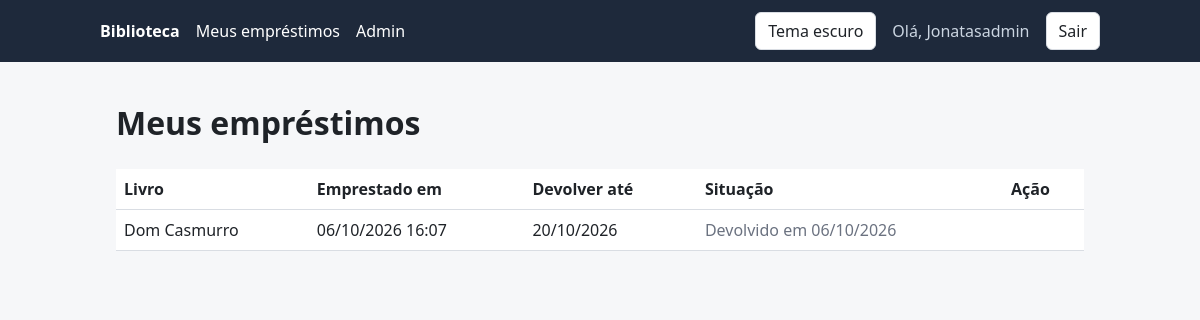
The app's page /emprestimos/ (signed in) with its own data.
### catalog/models.py (models this page shows, shortened)
class Loan(models.Model):
    book = models.ForeignKey(
        Book, on_delete=models.CASCADE, related_name="loans", verbose_name="Livro"
    )
    user = models.ForeignKey(
        settings.AUTH_USER_MODEL,
        on_delete=models.CASCADE,
        related_name="loans",  # permite fazer user.loans.all()
        verbose_name="Usuário",
    )
    borrowed_at = models.DateTimeField("Emprestado em", auto_now_add=True)  # data e hora do empréstimo
    due_date = models.DateField("Devolver até")  # só a data do prazo, sem hora
    returned_at = models.DateTimeField("Devolvido em", null=True, blank=True)
    class Meta:
        ordering = ["-borrowed_at"]  # o sinal de menos inverte a ordem: mais recentes primeiro
        verbose_name = "Empréstimo"
        verbose_name_plural = "Empréstimos"
    @property
    def is_active(self):
        return self.returned_at is None

class Book(models.Model):
    title = models.CharField("Título", max_length=255)  # texto curto, até 255 caracteres
    author = models.CharField("Autor(a)", max_length=255)
    isbn = models.CharField("ISBN", max_length=13, unique=True)  # unique: o banco não aceita ISBN repetido
    copies_total = models.PositiveIntegerField("Cópias totais", default=1)  # inteiro >= 0; vale 1 se ninguém informar
    image = models.ImageField("Capa", upload_to="book_covers/", blank=True, null=True)
    created_at = models.DateTimeField("Cadastrado em", auto_now_add=True)  # preenchido sozinho na criação
    class Meta:
        ordering = ["title"]  # ordem padrão das consultas: alfabética pelo título
        verbose_name = "Livro"  # nome no singular, usado pelo Admin
        verbose_name_plural = "Livros"  # nome no plural, usado pelo Admin

### catalog/views.py (the view)
# urls.py: path("emprestimos/", views.my_loans, name="my_loans"),
@login_required
def my_loans(request):
    loans = Loan.objects.filter(user=request.user).select_related("book")
    return render(request, "catalog/my_loans.html", {"loans": loans})

### templates/catalog/my_loans.html (shortened to what this page needs)
{% extends "base.html" %}
{% block content %}
  <h1>Meus empréstimos</h1>
  {% if loans %}
    <div class="table-wrap">
      <table>
        <thead>
          <tr>
            <th>Livro</th>
            <th>Emprestado em</th>
            <th>Devolver até</th>
            <th>Situação</th>
            <th>Ação</th>
          </tr>
        </thead>
        <tbody>
          {% for loan in loans %}
            <tr>
              <td>{{ loan.book.title }}</td>
              <td>{{ loan.borrowed_at|date:"d/m/Y H:i" }}</td>
              <td>{{ loan.due_date|date:"d/m/Y" }}</td>
              <td>
                {% if loan.returned_at %}
                  <span class="muted">Devolvido em {{ loan.returned_at|date:"d/m/Y" }}</span>
                {% elif loan.is_overdue %}
                  <strong class="danger">Atrasado</strong>
                {% else %}
                  <span class="success">Em dia</span>
                {% endif %}
              </td>
              <td>
              </td>
            </tr>
          {% endfor %}
        </tbody>
      </table>
    </div>
  {% else %}
    <p class="muted">Você ainda não pegou nenhum livro emprestado.</p>
  {% endif %}
{% endblock %}

### templates/base.html (shortened to what this page needs)
<!DOCTYPE html>
<html lang="pt-br">
<head>
</head>
<body>
  <header>
    <nav>
      <a href="{% url 'catalog:book_list' %}"><strong>Biblioteca</strong></a>
      {% if user.is_authenticated %}
        <a href="{% url 'catalog:my_loans' %}">Meus empréstimos</a>
        {% if user.is_staff %}
          <a href="{% url 'admin:index' %}">Admin</a>
        {% endif %}
      {% endif %}
      <button id="theme-toggle" class="btn" type="button">Tema escuro</button>
      {% if user.is_authenticated %}
        <span class="user">Olá, {{ user.username }}</span>
        <form class="inline" method="post" action="{% url 'logout' %}">
          <button class="btn" type="submit">Sair</button>
        </form>
      {% else %}
        <a href="{% url 'login' %}">Entrar</a>
      {% endif %}
    </nav>
  </header>
  <main>
    {% block content %}{% endblock %}
  </main>
</body>
</html>

### templates/base.html (style rules this page uses)
:root { --bg: #f6f7f9; --card: #ffffff; --text: #1f2328; --muted: #6b7280; --border: #d9dde3; --primary: #2f5bd3; --header: #1e293b; --danger: #b42318; --success: #067647; --warning: #b54708; }
* { box-sizing: border-box; }
body { margin: 0; font-family: system-ui, Arial, sans-serif; background: var(--bg); color: var(--text); line-height: 1.5; }
a { color: var(--primary); }
header { background: var(--header); padding: 12px 16px; }
nav { max-width: 1000px; margin: 0 auto; display: flex; flex-wrap: wrap; gap: 8px 16px; align-items: center; }
nav a { color: #fff; text-decoration: none; }
nav .user { color: #cbd5e1; }
main { max-width: 1000px; margin: 0 auto; padding: 16px; }
.muted { color: var(--muted); }
.btn { display: inline-block; padding: 6px 12px; border: 1px solid var(--border); border-radius: 6px; background: var(--card); color: var(--text); cursor: pointer; font: inherit; text-decoration: none; }
form.inline { display: inline; }
table { width: 100%; border-collapse: collapse; background: var(--card); }
th, td { padding: 8px; border-bottom: 1px solid var(--border); text-align: left; vertical-align: middle; }
.table-wrap { overflow-x: auto; }

### records on screen
Loan: book "Dom Casmurro", borrowed_at "06/10/2026 16:07", due_date "20/10/2026", returned_at "06/10/2026"

### other values on screen
{{ user.username }} "Jonatasadmin"
